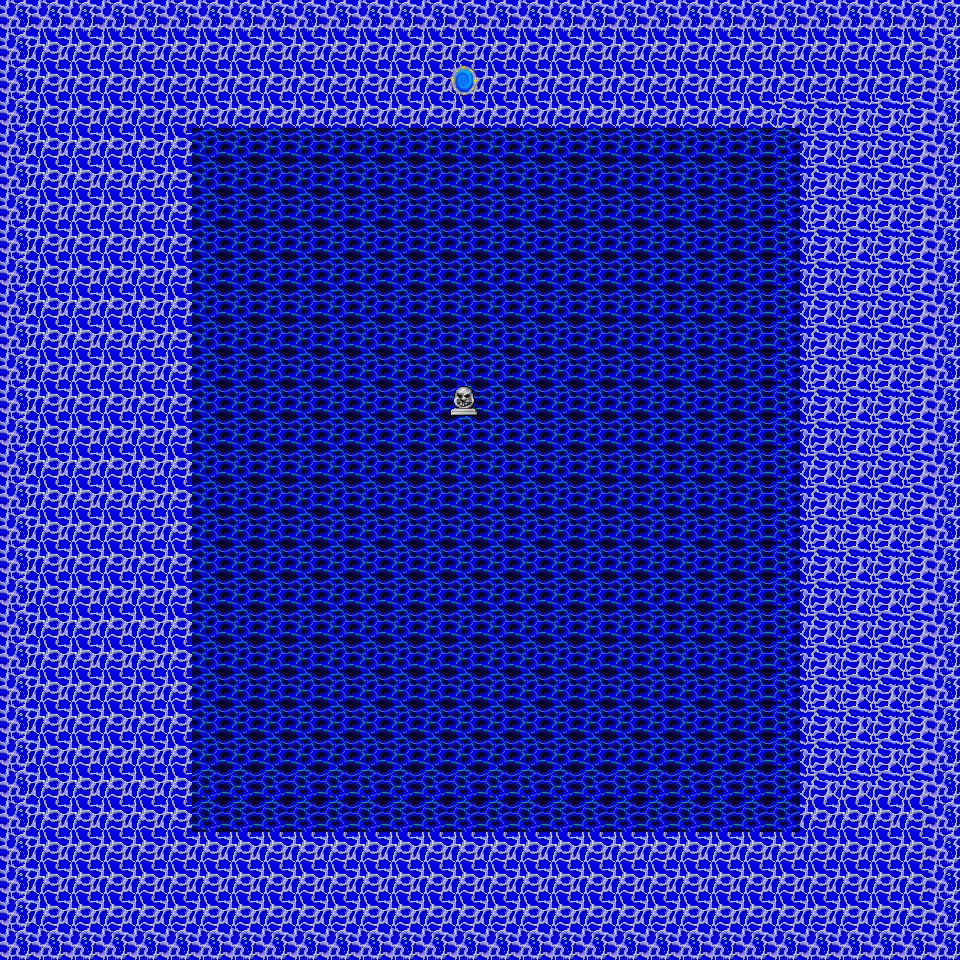

This game map was drawn from its Tiled (.tmx) file and the tilesets committed beside it. A one-line description and the trimmed map source follow:
An orthogonal 30x30 tile map with 32x32 px tiles, 3 tile layers (background, collision, props).

<map version="1.9" tiledversion="1.9.2" orientation="orthogonal" renderorder="right-down" width="30" height="30" tilewidth="32" tileheight="32" infinite="0" nextlayerid="4" nextobjectid="1">
 <tileset firstgid="1" source="background.tsx" />
 <layer id="1" name="background" width="30" height="30">
  <data>[900 cells, 900 non-empty, 4 distinct tile ids]</data>
 </layer>
 <layer id="2" name="collision" width="30" height="30">
  <data>[900 cells, 116 non-empty, 1 distinct tile ids]</data>
 </layer>
 <layer id="3" name="props" width="30" height="30">
  <data>[900 cells, 2 non-empty, 2 distinct tile ids]</data>
 </layer>
</map>
